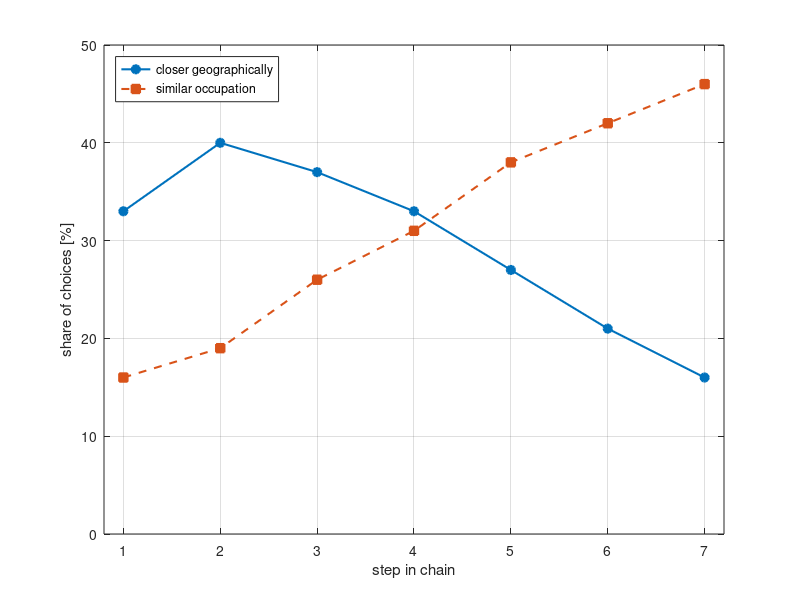

Write the MATLAB code that produced this figure.
% Greedy search in the global e-mail experiment: share of senders choosing the next
% recipient because they are "closer geographically" vs "have a similar occupation",
% at each step of the chain.
% Data: Dodds, Muhamad & Watts (2003), Science 301, 827-829, Table 2.
step       = 1:7;
location   = [33 40 37 33 27 21 16];
occupation = [16 19 26 31 38 42 46];

blue   = [0 0.4470 0.7410];
orange = [0.8500 0.3250 0.0980];

figure('Color','w'); hold on;
plot(step, location,   '-o',  'Color', blue,   'LineWidth', 1.5, 'MarkerSize', 6, 'MarkerFaceColor', blue);
plot(step, occupation, '--s', 'Color', orange, 'LineWidth', 1.5, 'MarkerSize', 6, 'MarkerFaceColor', orange);
hold off;

xlim([0.8 7.2]); ylim([0 50]);
set(gca, 'XTick', 1:7, 'YTick', 0:10:50);
grid on; box on;
xlabel('step in chain'); ylabel('share of choices [%]');
legend('closer geographically', 'similar occupation', 'Location', 'northwest');
